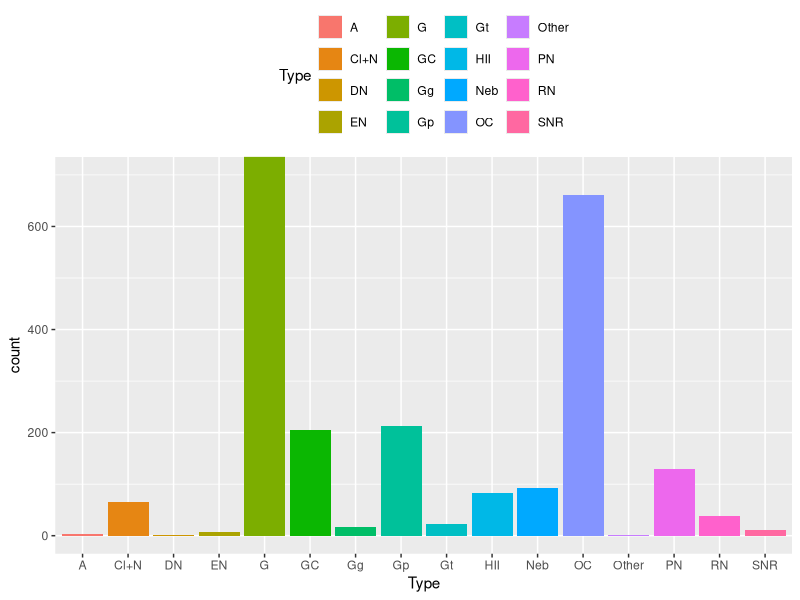

Here is the R script that generated this plot:
## ---- chunk 1
library(tidyverse)
library(glue)

## ---- chunk 2
dat0 <- read_delim("../OpenNGC-master/NGC.csv", ";", 
                  col_types = cols(RA = col_character()), 
                  guess_max = 10000)
dat0a <- read_delim("../OpenNGC-master/addendum/addendum.csv", ";", 
                  col_types = cols(RA = col_character()), 
                  guess_max = 10000)
dat0 <- bind_rows(dat0, dat0a)
#dat0 <- dat0 %>% select(1:5, 6, 19:21, 23:26)
dat0 <- dat0 %>% select(1:5, 19:21, 23:24)
dat0 <- rename(dat0, CommonNames = "Common names")

dat1 <- dat0
dat1 <- dat1 %>% filter(Type != "*")
dat1 <- dat1 %>% filter(!is.na(M) | Type != "**")
dat1 <- dat1 %>% filter(Type != "Dup")
dat1 <- dat1 %>% filter(!is.na(M) | Type != "Other")
dat1 <- dat1 %>% filter(!is.na(CommonNames) | Type != "*Ass")
dat1 <- dat1 %>% filter(Type != "Nova")
dat1 <- dat1 %>% filter(Type != "NonEx")
#filter(dat1, !is.na(M)) %>% View()
#dat2 <- filter(dat1, Type == "*Ass")
dat1 <- dat1 %>% 
  mutate(Type = recode(Type,
    "GCl" = "GC",
    "OCl" = "OC",
    "**" = "A", 
    "*Ass" = "A",
    "DrkN" = "DN", 
    "RfN" = "RN",
    "EmN" = "EN",
    "GPair" = "Gp",
    "GTrpl" = "Gt",
    "GGroup" = "Gg"))

remove_catalogs <- function(id) {
 ccc <- id
 if(!is.na(id)) {
   ccc <- str_split(ccc, ",")[[1]]

   patterns <- c("2MASX", "IRAS", "MCG", "PGC", "UGC", 
                 "LEDA", "2MASS", "ESO ", "ESO-LV ", 
                 "6dF ", "ESOLV", "SDSS",
                 "LBN ", "MWSC ", "TYC ", "BD", "HIP ", "HD ",
                 "IDS ", "WDS ", "UCAC", "SAO ",
                 "PK ", "PN G")
  # ccc <- ccc[-na.omit(charmatch(patterns, ccc))] #最後しかマッチできない

   for(pattern in patterns) {
     ccc <- ccc[!str_detect(ccc, pattern)]
   }

   ccc <- paste(ccc, collapse = ",")
   if(ccc == "") { ccc = NA_character_ }
 }
 ccc
}

#不要なカタログ名を除去
dat2 <- dat1 %>%
 mutate(Identifiers = map_chr(Identifiers, remove_catalogs))

#Caldwel天体の番号を抽出/修正
dat3 <- dat2 %>% 
  transmute(Name, Type, RA, Dec, Const, M, NGC, IC,
            C = as.integer(parse_number(Identifiers)), 
            Identifiers, CommonNames) %>%
  mutate(CommonNames = if_else(str_sub(Name, 1, 2) == "C0" & !is.na(Identifiers),
                               as.character(glue("{CommonNames},{Identifiers}")), 
                               CommonNames)) %>%
  mutate(C = if_else(str_sub(Name, 1, 2) == "C0", as.integer(parse_number(Name)), C)) %>%
  mutate(CommonNames = if_else(!is.na(C) & C == 64, "Tau CMa", CommonNames)) %>%
  select(-Identifiers)

#Messier天体を修正
dat4 <- dat3 %>%
  mutate(M = as.integer(parse_number(M))) %>%
  mutate(CommonNames = if_else(Name == "NGC5866", "M102?", CommonNames)) %>%
  mutate(M = if_else(Name == "NGC5866", as.integer(102), M)) %>%
  mutate(Type = if_else(!is.na(M) & M == 73, "A", Type))

dat5 <- dat4 %>%
  mutate(IC = if_else(str_sub(Name, 1, 2) == "IC", 
                      as.integer(parse_number(Name)), NA_integer_)) %>%
  mutate(NGC = if_else(str_sub(Name, 1, 3) == "NGC", 
                       as.integer(parse_number(Name)), NA_integer_))

#filter(dat5, !is.na(M)) %>% arrange(M) %>% View # NGC5866をM102として110個
#filter(dat5, !is.na(C)) %>% arrange(C) %>% View #109個 初版の間違いは修正済みなのを確認

filter(dat5, !is.na(M) | !is.na(C) | !is.na(CommonNames)) %>% 
  arrange(M, C, NGC, IC) %>% View() #この273個が最初のターゲットリストか 重複/細分あるけど...
## ---- chunk 3
ggplot(dat1) + geom_bar(aes(Type, fill = Type), ) +
  theme(legend.position = "top") + coord_cartesian(ylim = c(0, 700))

